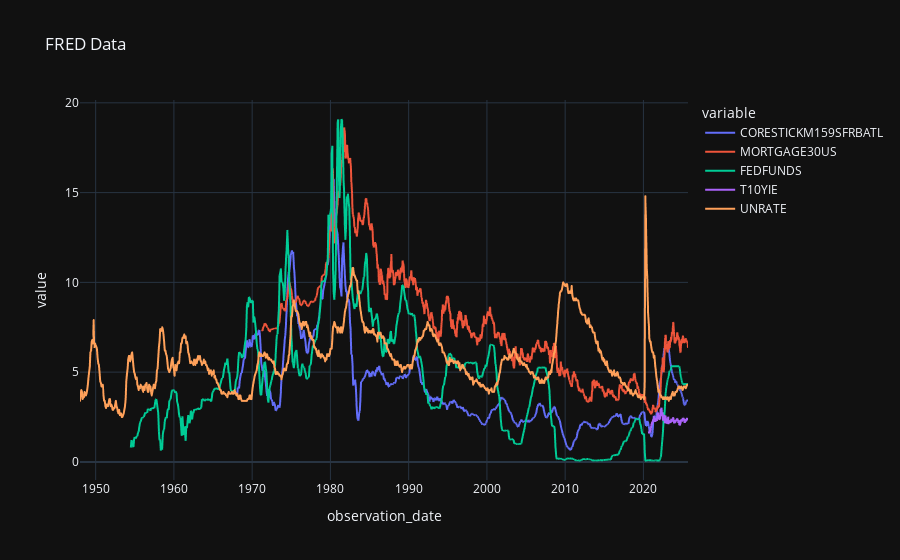

The code cell stored with this chart in its notebook:
### Code cell


### Figure 1 — Plotly figure (JSON) as saved in the notebook; plotly's stock layout.template omitted (floating-point values rounded to 4 significant figures; data arrays with more than 128 entries replaced by an {"elided": "..."} marker saying what was removed)
{"data": [{"hovertemplate": "variable=CORESTICKM159SFRBATL<br>observation_date=%{x}<br>value=%{y}<extra></extra>", "legendgroup": "CORESTICKM159SFRBATL", "line": {"color": "#636efa", "dash": "solid"}, "marker": {"symbol": "circle"}, "mode": "lines", "name": "CORESTICKM159SFRBATL", "showlegend": true, "type": "scattergl", "x": {"elided": "4697 str values"}, "xaxis": "x", "y": {"elided": "4697 float values"}, "yaxis": "y"}, {"hovertemplate": "variable=MORTGAGE30US<br>observation_date=%{x}<br>value=%{y}<extra></extra>", "legendgroup": "MORTGAGE30US", "line": {"color": "#EF553B", "dash": "solid"}, "marker": {"symbol": "circle"}, "mode": "lines", "name": "MORTGAGE30US", "showlegend": true, "type": "scattergl", "x": {"elided": "4697 str values"}, "xaxis": "x", "y": {"elided": "4697 float values"}, "yaxis": "y"}, {"hovertemplate": "variable=FEDFUNDS<br>observation_date=%{x}<br>value=%{y}<extra></extra>", "legendgroup": "FEDFUNDS", "line": {"color": "#00cc96", "dash": "solid"}, "marker": {"symbol": "circle"}, "mode": "lines", "name": "FEDFUNDS", "showlegend": true, "type": "scattergl", "x": {"elided": "4697 str values"}, "xaxis": "x", "y": {"elided": "4697 float values"}, "yaxis": "y"}, {"hovertemplate": "variable=T10YIE<br>observation_date=%{x}<br>value=%{y}<extra></extra>", "legendgroup": "T10YIE", "line": {"color": "#ab63fa", "dash": "solid"}, "marker": {"symbol": "circle"}, "mode": "lines", "name": "T10YIE", "showlegend": true, "type": "scattergl", "x": {"elided": "4697 str values"}, "xaxis": "x", "y": {"elided": "4697 float values"}, "yaxis": "y"}, {"hovertemplate": "variable=UNRATE<br>observation_date=%{x}<br>value=%{y}<extra></extra>", "legendgroup": "UNRATE", "line": {"color": "#FFA15A", "dash": "solid"}, "marker": {"symbol": "circle"}, "mode": "lines", "name": "UNRATE", "showlegend": true, "type": "scattergl", "x": {"elided": "4697 str values"}, "xaxis": "x", "y": {"elided": "4697 float values"}, "yaxis": "y"}], "layout": {"legend": {"title": {"text": "variable"}, "tracegroupgap": 0}, "title": {"text": "FRED Data"}, "xaxis": {"anchor": "y", "domain": [0, 1], "title": {"text": "observation_date"}}, "yaxis": {"anchor": "x", "domain": [0, 1], "title": {"text": "value"}}}}
